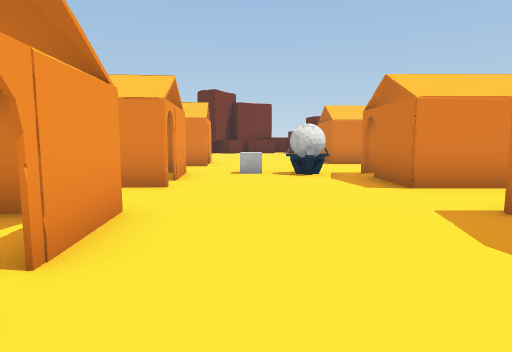
View 1 (above)

24 first-person views from a walk through a scene from a Unity 3-D project. The camera is 1.5 m above the floor, tilts 6° down and sees 75° across. The floor is counted in squares, 2 m on a side. Each view is taken from the middle of a square. On the plan, view 1 faces up. The plan holds only what a view shows up to about 11 squares ahead; the rest is blank. The player is left out. Some animated figures are not drawn. Some surface patterns are stand-ins.

View 2
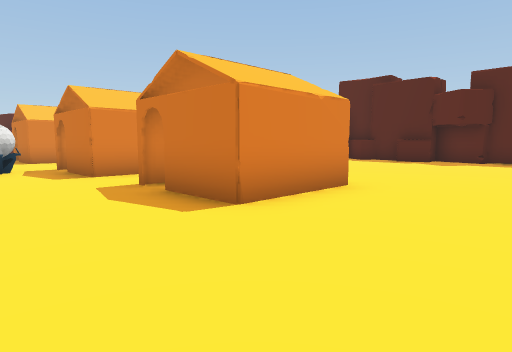

View 3
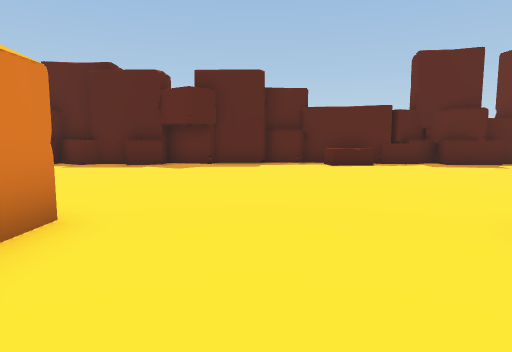

View 4
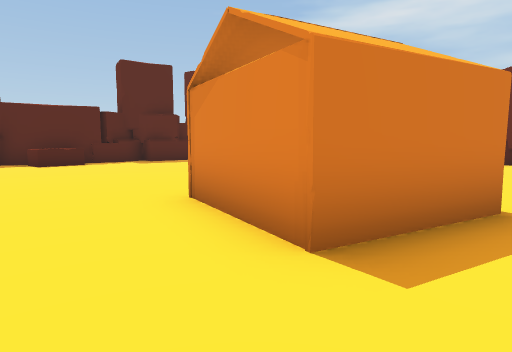

View 5
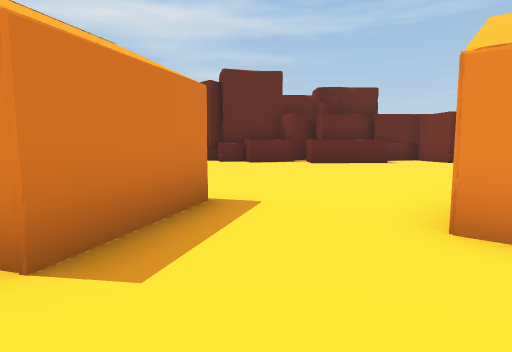

View 6
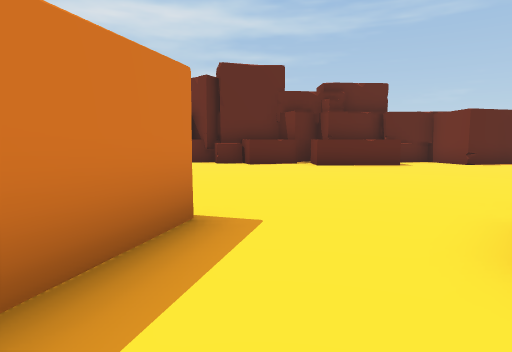

View 7
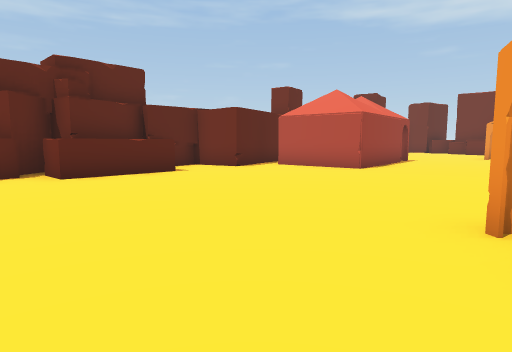

View 8
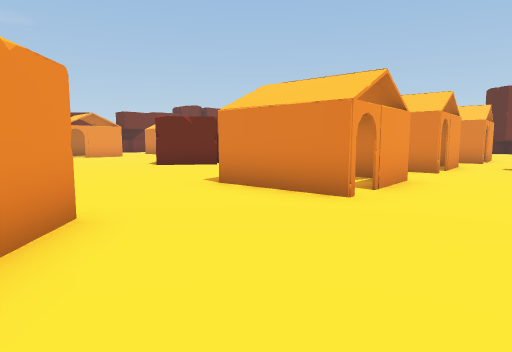

View 9
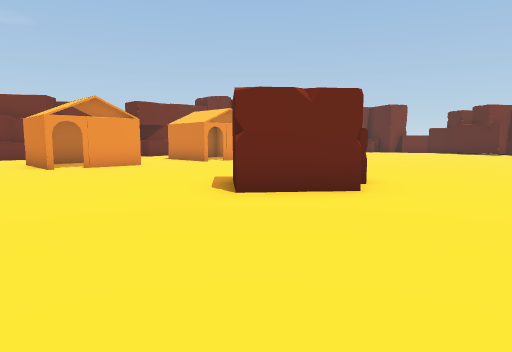

View 10
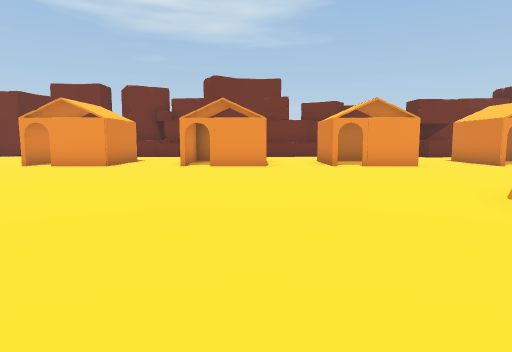

View 11
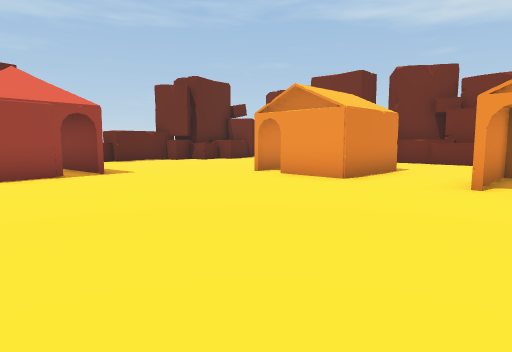

View 12
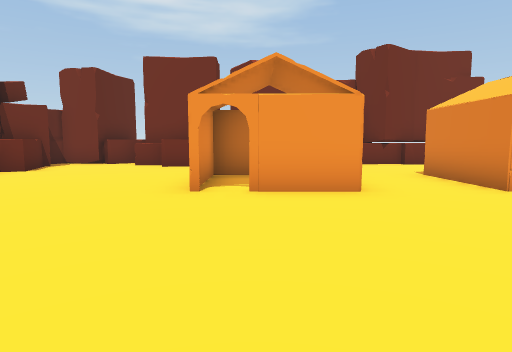

View 13
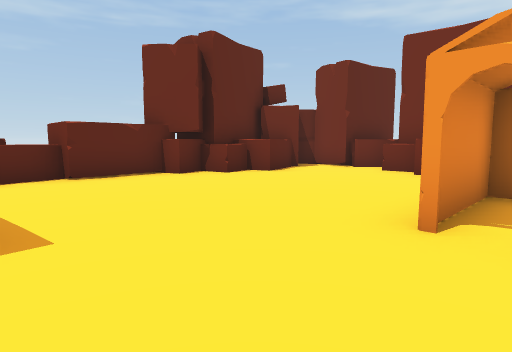

View 14
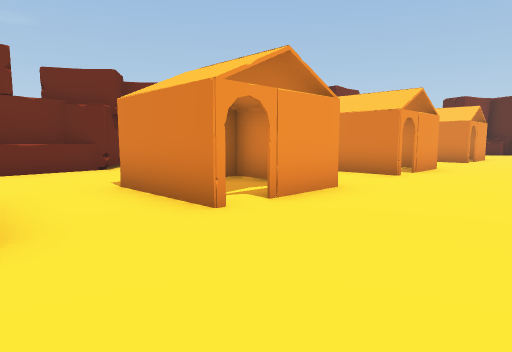

View 15
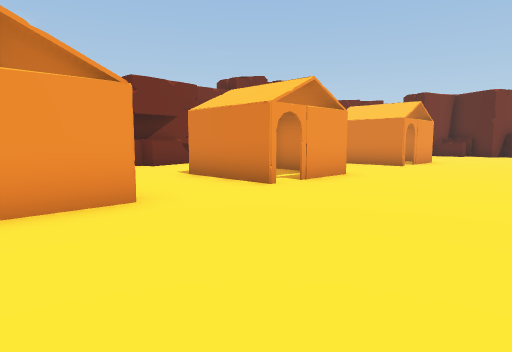

View 16
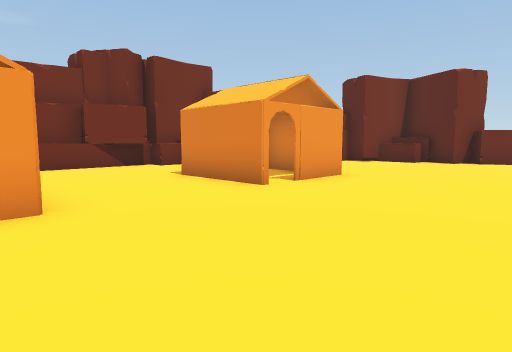

View 17
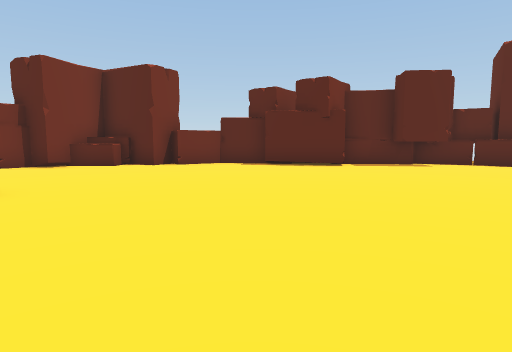

View 18
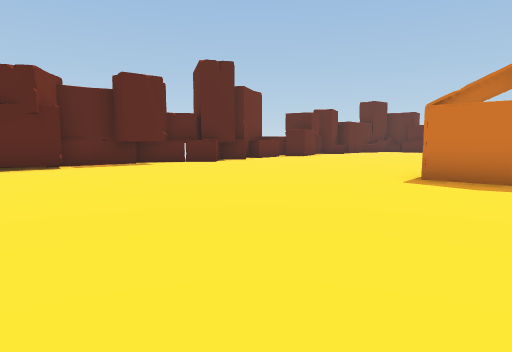

View 19
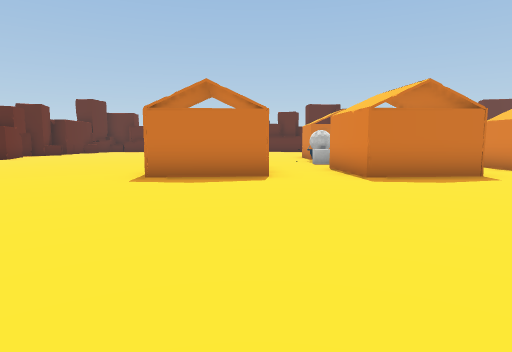

View 20
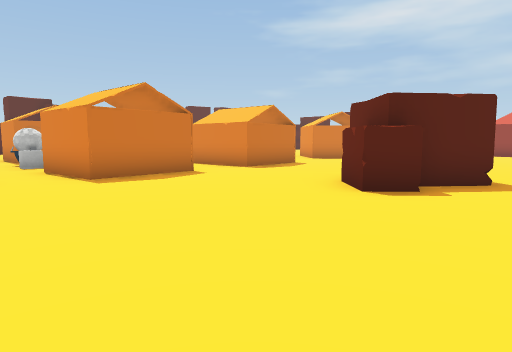

View 21
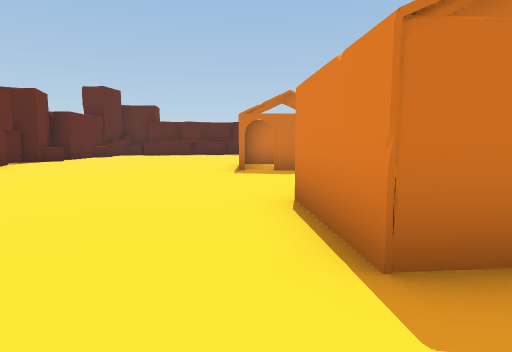

View 22
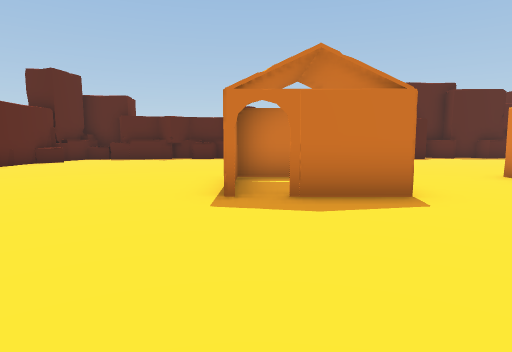

View 23
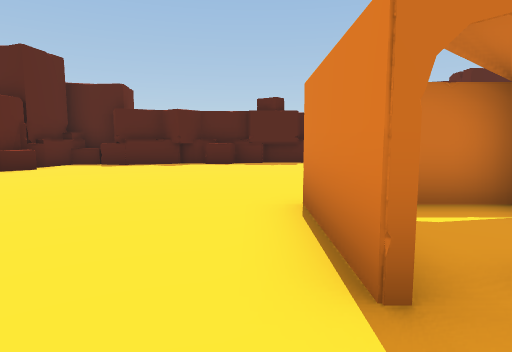

View 24
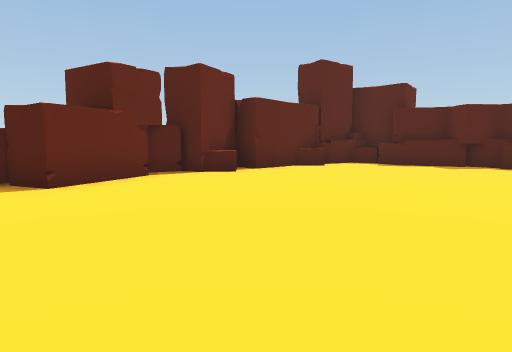

### Floor plan
Key: @ floor where view 1 was taken; # wall or solid block; . floor; = window, fence, low wall or low ledge; ^ raised ledge; H house; C cube; O other object.
Columns run from 22 left of view 1 to 14 right of it. Each row starts with its distance up from view 1.
 21       ####..#######     ########
 20     ##^.........#.##    #.......^##
 19     #..............    ...........^
 18      ..............  .............#
 17      .............................##
 16       .............................#
 15      HHH..........................^
 14  #.  H.H...........................
 13  #.. H.H.................HHH.......
 12  #...HHH..........HHH...H..H
 11 #^................H.H...HHHH
 10  #................HHH.......
  9     .HHH......................
  8  #.  H.H..........HHH.CO.H H....
  7  #...H............H H..O.. H....
  6   ...HHH..........H ....H  H ...   #
  5     .........#....HHH....HH       .#
  4      HHH.....##...........      ...#
  3 #.   H.H.....##...HHHH...HH   .....#
  2 ##...H............H..H...H.H.......#
  1 #^...HHH..........HHH....HHH.......##
  0  #....................@.............#
 -1       HH............................
 -2  #.  H.H.........   H...............
 -3  #...HHH........    HH..HHH.........#
 -4  ^.............      H..H  H.......^#
 -5  #...HHH......      HH..H    ......#
 -6  #...H.H...... ..........H    .....#
 -7      H.H.................      ....#
 -8      HHH.................        ..#
 -9  ##......................         .#
-10 ##........######.........
-11 #.........#    #..........
-12 ##........#    #..........
-13  #.###....     ##..#####^.
-14  ########=      #######  #
-15      #  ##

Positions as (right, up) in squares from view 1, and headings:
1: (0, 0), facing up
2: (0, -2), facing up-right
3: (2, -1), facing right
4: (1, -1), facing down-right
5: (1, -1), facing down
6: (1, -2), facing down
7: (1, -5), facing down-left
8: (1, -3), facing up-left
9: (-5, -1), facing up-left
10: (-5, -1), facing left
11: (-9, -2), facing down-left
12: (-10, -7), facing left
13: (-12, -7), facing down-left
14: (-12, -1), facing up-left
15: (-11, 2), facing up-left
16: (-11, 8), facing up-left
17: (-11, 10), facing up
18: (-11, 10), facing up-right
19: (-11, 10), facing right
20: (-11, 10), facing down-right
21: (-6, 13), facing right
22: (-2, 13), facing right
23: (1, 14), facing right
24: (1, 14), facing up-right
